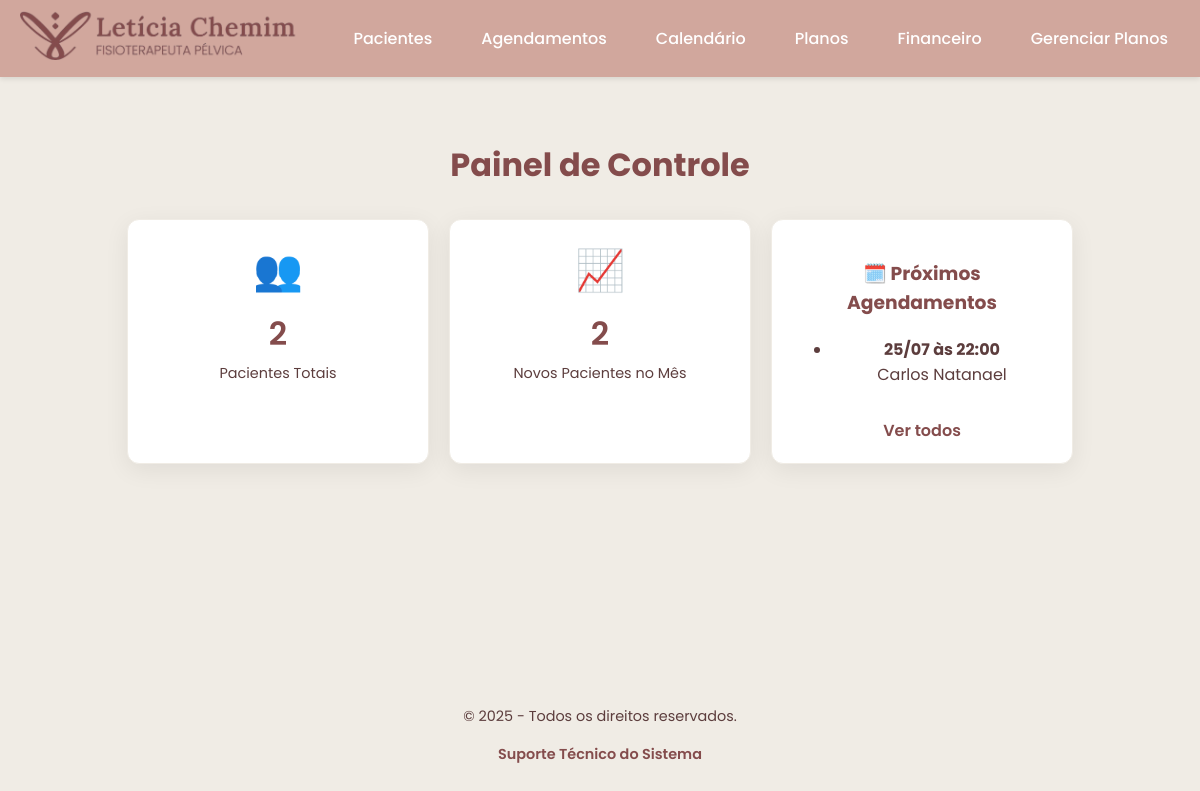
The app's page /, older data.
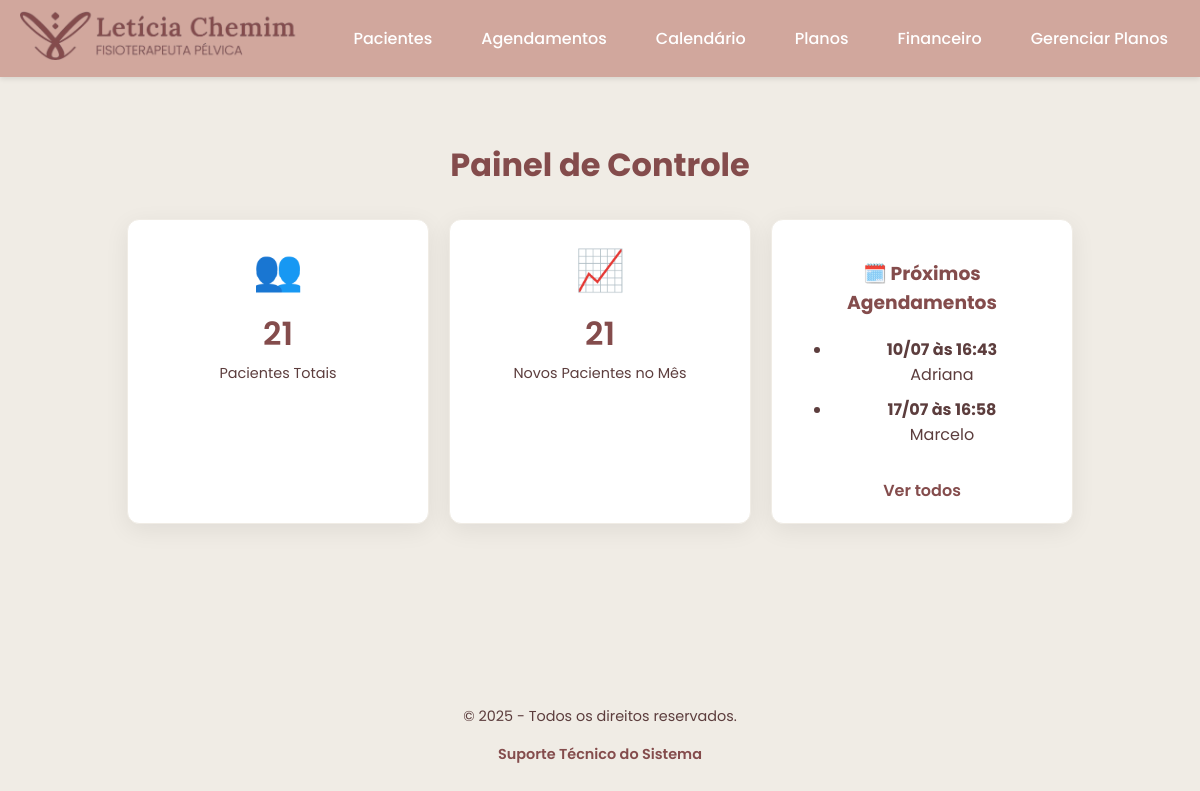
The same page, newer data.
### tables this page shows
CREATE TABLE agendamentos (
        id INTEGER PRIMARY KEY AUTOINCREMENT,
        paciente_id INTEGER NOT NULL,
        data_hora TEXT NOT NULL,
        status TEXT NOT NULL,
        FOREIGN KEY (paciente_id) REFERENCES pacientes (id) ON DELETE CASCADE
    );

CREATE TABLE pacientes (
        id INTEGER PRIMARY KEY AUTOINCREMENT,
        nome TEXT NOT NULL,
        data_nascimento TEXT NOT NULL,
        email TEXT NOT NULL,
        telefone TEXT NOT NULL,
        endereco TEXT,
        plano_id INTEGER,
        data_cadastro TIMESTAMP DEFAULT CURRENT_TIMESTAMP,
        FOREIGN KEY (plano_id) REFERENCES planos (id)
    );

### app.py (the view)
@app.route('/')
def home():
    db = get_db()
    total_pacientes = db.execute('SELECT COUNT(id) FROM pacientes').fetchone()[0] or 0
    mes_atual = date.today().strftime('%Y-%m')
    novos_pacientes_mes = db.execute("SELECT COUNT(id) FROM pacientes WHERE strftime('%Y-%m', data_cadastro) = ?", (mes_atual,)).fetchone()[0] or 0
    agora = datetime.now().strftime('%Y-%m-%dT%H:%M')
    proximos_agendamentos = db.execute("""
        SELECT a.data_hora, p.nome as paciente_nome FROM agendamentos a
        JOIN pacientes p ON a.paciente_id = p.id
        WHERE a.data_hora >= ? ORDER BY a.data_hora ASC LIMIT 5
    """, (agora,)).fetchall()
    agendamentos_formatados = [dict(ag, data_hora_formatada=datetime.fromisoformat(ag['data_hora']).strftime('%d/%m às %H:%M')) for ag in proximos_agendamentos]
    return render_template('home.html', total_pacientes=total_pacientes, novos_pacientes_mes=novos_pacientes_mes, proximos_agendamentos=agendamentos_formatados)

### app.py (called while the page is built)
@app.context_processor
def inject_year():
    return {'current_year': datetime.now().year}

def get_db():
    db = getattr(g, '_database', None)
    if db is None:
        db = g._database = sqlite3.connect(DATABASE)
        db.row_factory = sqlite3.Row
    return db

@app.teardown_appcontext
def close_connection(exception):
    db = getattr(g, '_database', None)
    if db is not None:
        db.close()

### templates/home.html (shortened to what this page needs)
{% extends "base.html" %}
{% block content %}
<div class="dashboard-container">
    <h1>Painel de Controle</h1>
    <div class="dashboard-menu">
        <div class="menu-card-static">
            <div class="card-icon">👥</div>
            <div class="card-title">{{ total_pacientes }}</div>
            <div class="card-description">Pacientes Totais</div>
        </div>
        <div class="menu-card-static">
            <div class="card-icon">📈</div>
            <div class="card-title">{{ novos_pacientes_mes }}</div>
            <div class="card-description">Novos Pacientes no Mês</div>
        </div>
        <div class="menu-card-dynamic">
            <h3 class="dynamic-card-title">🗓️ Próximos Agendamentos</h3>
            <ul class="appointment-list">
                {% for agendamento in proximos_agendamentos %}
                    <li>
                        <strong>{{ agendamento.data_hora_formatada }}</strong><br>
                        {{ agendamento.paciente_nome }}
                    </li>
                {% else %}
                    <li>Nenhum agendamento próximo.</li>
                {% endfor %}
            </ul>
             <a href="{{ url_for('ver_agendamentos') }}" class="card-link">Ver todos</a>
        </div>
    </div>
</div>
{% endblock %}

Row changes from the older to the newer data that the page shows:
changed agendamentos: data_hora_formatada "25/07 às 22:00" → "10/07 às 16:43"; paciente_nome "Carlos Natanael" → "Adriana"
now on this page (row edited): agendamentos: data_hora_formatada "17/07 às 16:58", paciente_nome "Marcelo"
Text that changed along with them:
{{ total_pacientes }}: "2" → "21"
{{ novos_pacientes_mes }}: "2" → "21"
